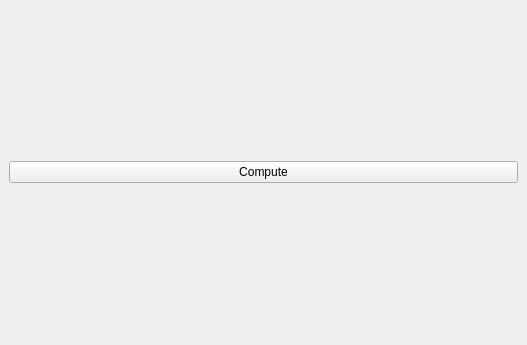
<?xml version="1.0" encoding="UTF-8"?>
<ui version="4.0">
 <class>LowDoseSegmentationController</class>
 <widget class="QWidget" name="LowDoseSegmentationController">
  <property name="geometry">
   <rect>
    <x>0</x>
    <y>0</y>
    <width>527</width>
    <height>345</height>
   </rect>
  </property>
  <property name="windowTitle">
   <string>Demo Algorithm</string>
  </property>
  <layout class="QGridLayout" name="gridLayout">
   <property name="leftMargin">
    <number>9</number>
   </property>
   <property name="topMargin">
    <number>9</number>
   </property>
   <property name="rightMargin">
    <number>9</number>
   </property>
   <property name="bottomMargin">
    <number>9</number>
   </property>
   <item row="1" column="0" colspan="2">
    <widget class="QPushButton" name="pushButtonApply">
     <property name="text">
      <string>Compute</string>
     </property>
    </widget>
   </item>
  </layout>
 </widget>
 <resources/>
 <connections/>
</ui>
